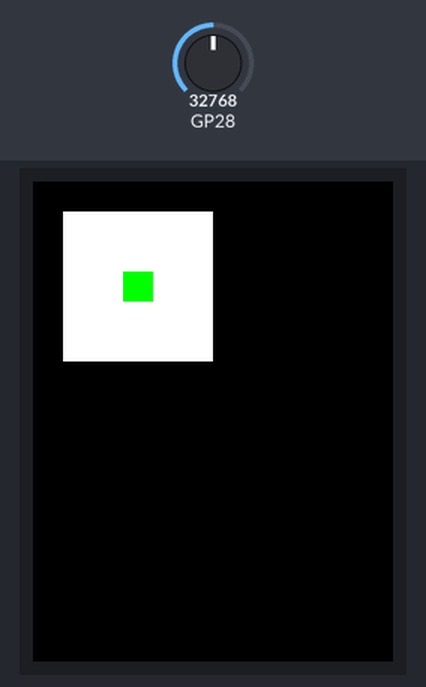
The program below on a simulated Raspberry Pi Pico running MicroPython. Shown: 240×320 colour display. The test bench sets the inputs (shaded band); at power-on: GP28 = 32768 (analog values on the 0–65535 scale). Library files of the repository ran but are not shown: ili9341.py.

Above: at 1.4 s.
1.5 s: GP28 set to 5345
At 3.0 s:
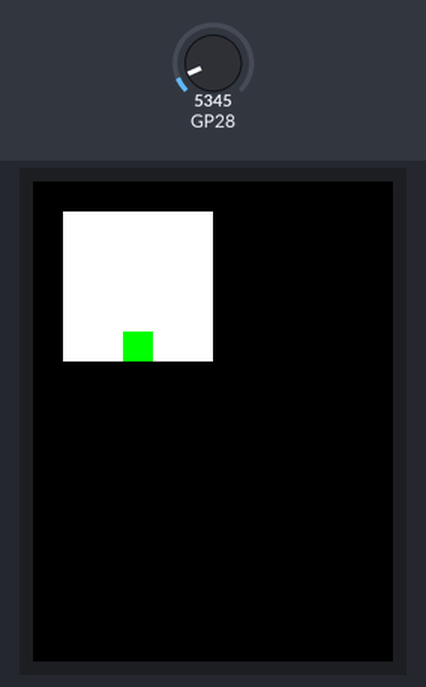
3.2 s: GP28 set to 2345
At 4.8 s:
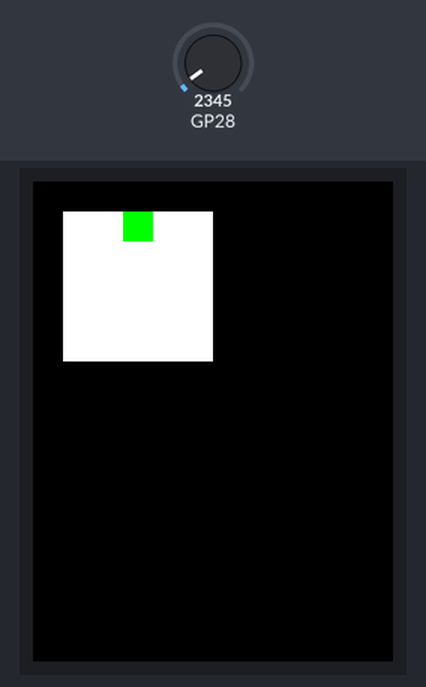
5.0 s: GP28 set to 345
At 6.8 s:
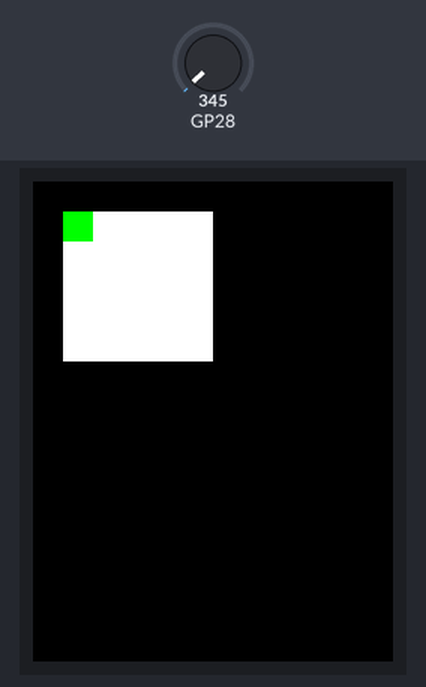
Timing chart, 0 to 8.3 s (numbered marks = the images above; inputs shaded):
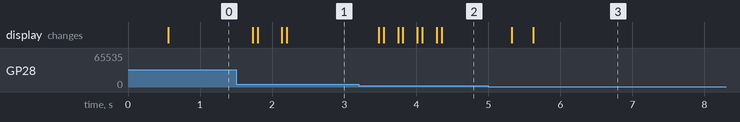

The program:

controller.py
```python
from ili9341 import ILI9341, color565
from machine import Pin, SPI
from keyeradc import read_adc

spi = SPI(0, baudrate=20000000, miso=Pin(20), mosi=Pin(19), sck=Pin(18))
display = ILI9341(spi, cs=Pin(17), dc=Pin(27), rst=Pin(16), w=320, h=240, r=2)

rows = 5
cols = 5

matrix = [[0 for _ in range(cols)] for _ in range(rows)]

pos = [rows // 2, cols // 2]
matrix[pos[0]][pos[1]] = 1

def draw_matrix():
    for i in range(rows):
        for j in range(cols):
            x = j * 20 + 20
            y = i * 20 + 20
            if matrix[i][j] == 1:
                display.fill_rectangle(x, y, 20, 20, color565(0, 255, 0))
            else:
                display.fill_rectangle(x, y, 20, 20, color565(255, 255, 255))

def move(position, direction):
    if direction == 'up' and position[0] > 0:
        position[0] -= 1
    elif direction == 'down' and position[0] < rows - 1:
        position[0] += 1
    elif direction == 'left' and position[1] > 0:
        position[1] -= 1
    elif direction == 'right' and position[1] < cols - 1:
        position[1] += 1

while True:
    draw_matrix()
    move_dir = read_adc(28)
    if move_dir in ['up', 'down', 'left', 'right']:
        matrix[pos[0]][pos[1]] = 0
        move(pos, move_dir)
        matrix[pos[0]][pos[1]] = 1
```

keyeradc.py
```python
from machine import ADC
from time import sleep

def read_adc(adc_pin):
    ad_key = ADC(adc_pin)

    while True:
        value = ad_key.read_u16()
        if value <= 1000:
            return "left"
        elif value <= 3000:
            return "up"
        elif value <= 6000:
            return "down"
        elif value <= 12000:
            return "right"
        elif value <= 22000:
            return "a"

        sleep(0.1)

def test_adc(adc_pin):
    ad_key = ADC(adc_pin)
    while True:
        print(ad_key.read_u16())
        sleep(0.1)
```

Measured:
- after the input at 1.5 s, the display: first changes after 0.23 s (image 1 shows a later state)
- after the input at 3.2 s, the display: first changes after 0.28 s (image 2 shows a later state)
- after the input at 5.0 s, the display: first changes after 0.32 s (image 3 shows a later state)
